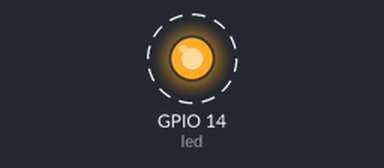
Bench run of a program on a simulated Raspberry Pi (BCM pin numbers). Parts: output pins drawn as LEDs (lit = HIGH). Dashed ring = blinking. What the program prints to the terminal is not drawn.

Above: at 0.5 s.
Timing chart, 0 to 4.6 s (numbered marks = the images above):
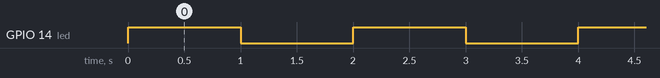

Measured:
- by itself, GPIO 14 (led): alternates HIGH for 1.0 s and LOW for 1.0 s

The program:

testik.py
```python
from gpiozero import LED
from signal import pause
from time import sleep

# import os
# os.environ.setdefault("GPIOZERO_PIN_FACTORY", "lgpio")

# LED připojena na pin BCM 14 (fyzický pin 8)
led = LED(14)

print("Test LED – připojena na pin 14 (BCM).")
print("Blikám každou sekundu. Ukonči pomocí Ctrl+C.\n")

try:
    while True:
        led.on()
        print("LED ON 💡")
        sleep(1)
        led.off()
        print("LED OFF 💤")
        sleep(1)

except KeyboardInterrupt:
    led.off()
    print("\nTest ukončen. LED vypnuta bezpečně.")
```
